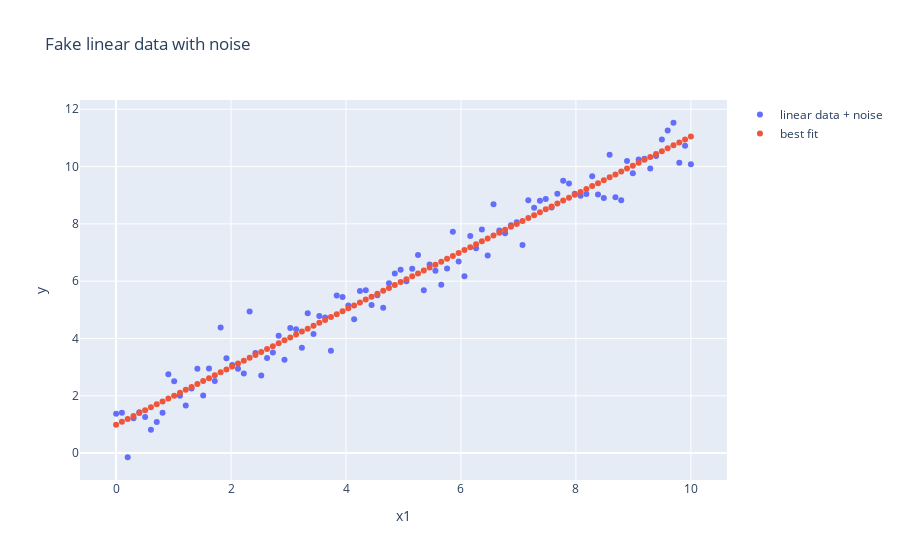

Notebook source saved alongside this figure:
### Markdown cell above
### Plot the best fit

### Code cell
fig = fig.add_scatter(
    x=X[:,1], 
    y=linear_regression.predict(X)[:,0],
    mode='markers',
    name='best fit')
fig.show()
